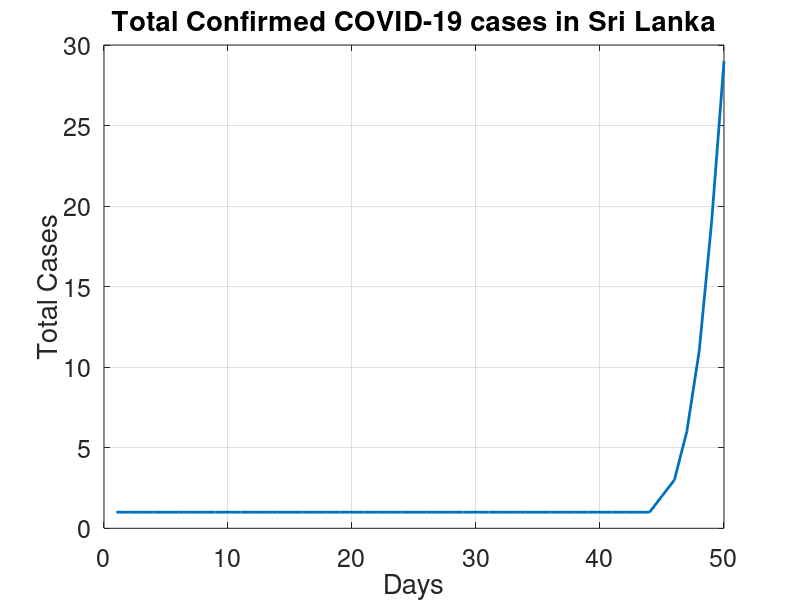
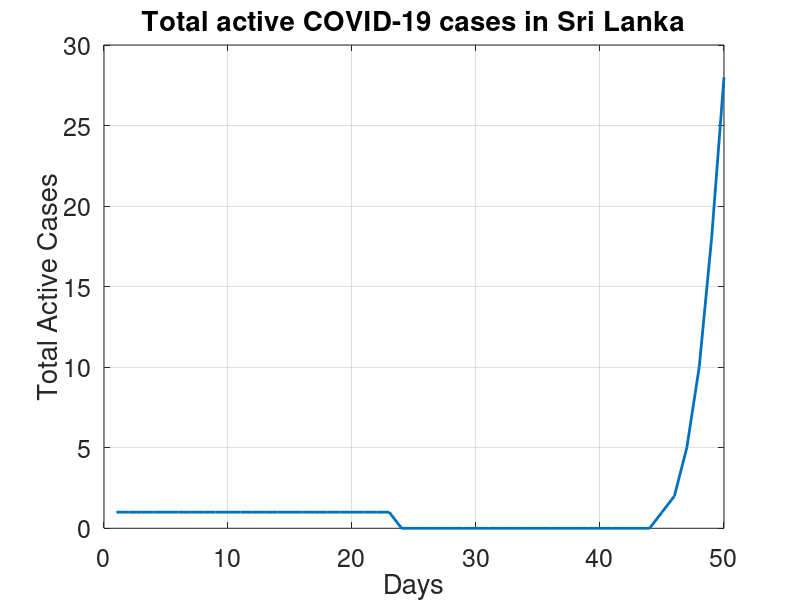
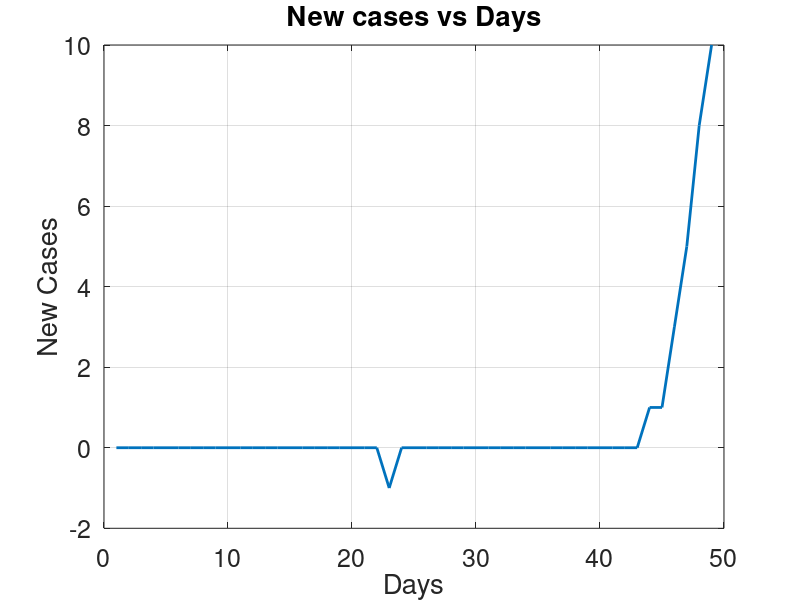
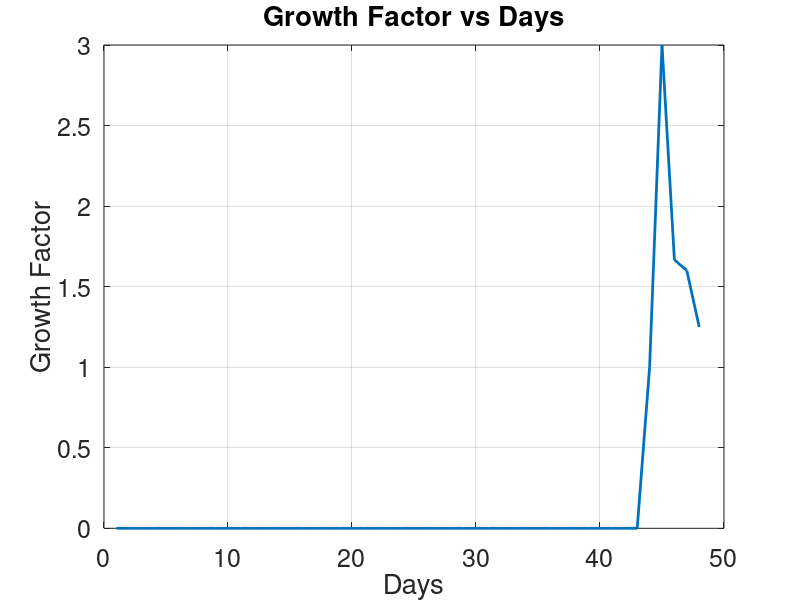

Recreate these plots in MATLAB, in order.
#Modelling the COVID-19 outbreak in Sri Lanka 
#with Ordinary Differential Equations and Machine Learning

################Plotting Various Data#######################

#Author : Ranitha Mataraarachchi [ranitha@ieee.org]
#Date   : 16.03.2020 

clc;
clear all;
close all;
    
    #Load Data - Update only this file
    data = load('data.txt');
    
    
    
    t_cases = data(:,1);  #Total cases
    a_cases = data(:,2);  #Active cases
    
    #Plot total cases
    figure;
    p1 = plot(t_cases);
    grid on;
    set(gca,'FontSize',18);
    set(p1,'LineWidth',2);
    xlabel('Days');ylabel('Total Cases'); 
    title('Total Confirmed COVID-19 cases in Sri Lanka');
    
    
    #Plot active cases
    figure;
    p2 = plot(a_cases);
    grid on;
    set(gca,'FontSize',18);
    set(p2,'LineWidth',2);
    xlabel('Days');ylabel('Total Active Cases'); 
    title('Total active COVID-19 cases in Sri Lanka');
    
    
    #Plot New Cases
    days = length(a_cases);
    
    for i = 1:(days-1)
      new_cases(i) = a_cases(i+1)-a_cases(i);
    endfor
    
    figure;
    p3 = plot(new_cases);
    grid on;
    set(gca,'FontSize',18);
    set(p3,'LineWidth',2); 
    xlabel('Days');ylabel('New Cases');
    title('New cases vs Days');
    
    
    #Plot the Growth Factor (Additional)
    
    for i = 1:(days-1)
      t_new_cases(i) = t_cases(i+1)-t_cases(i);
    endfor
    
    
    for j = 1:(days-2)
      if t_new_cases(j)==0;
        gf(j) = 0;
      else
        gf(j) = t_new_cases(j+1)/t_new_cases(j);
      endif
    endfor
    
    figure;
    p4 = plot(gf);
    grid on;
    set(gca,'FontSize',18);
    set(p4,'LineWidth',2); 
    xlabel('Days');ylabel('Growth Factor');
    title('Growth Factor vs Days');
    
    
    #Plot recovered cases
    for k = 1:days
      r_cases(k) = t_cases(k)-a_cases(k);
    endfor

    figure;
    p4 = plot(r_cases);
    grid on;
    set(gca,'FontSize',18);
    set(p4,'LineWidth',2); 
    xlabel('Days');ylabel('Recovered Cases (including deaths)');
    title('Recovered cases vs Days');